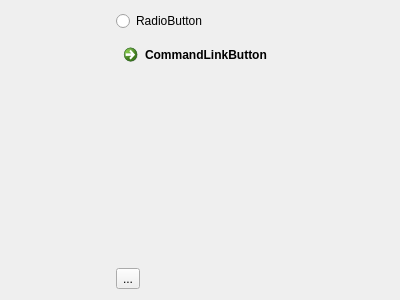
<?xml version="1.0" encoding="UTF-8"?>
<ui version="4.0">
 <class>ToolView</class>
 <widget class="QWidget" name="ToolView">
  <property name="geometry">
   <rect>
    <x>0</x>
    <y>0</y>
    <width>400</width>
    <height>300</height>
   </rect>
  </property>
  <property name="windowTitle">
   <string>Form</string>
  </property>
  <layout class="QGridLayout" name="gridLayout">
   <item row="0" column="0">
    <widget class="QRadioButton" name="radioButton">
     <property name="text">
      <string>RadioButton</string>
     </property>
    </widget>
   </item>
   <item row="1" column="0">
    <widget class="QCommandLinkButton" name="commandLinkButton">
     <property name="text">
      <string>CommandLinkButton</string>
     </property>
    </widget>
   </item>
   <item row="2" column="0">
    <widget class="QToolButton" name="toolButton">
     <property name="text">
      <string>...</string>
     </property>
    </widget>
   </item>
  </layout>
 </widget>
 <resources/>
 <connections/>
</ui>
